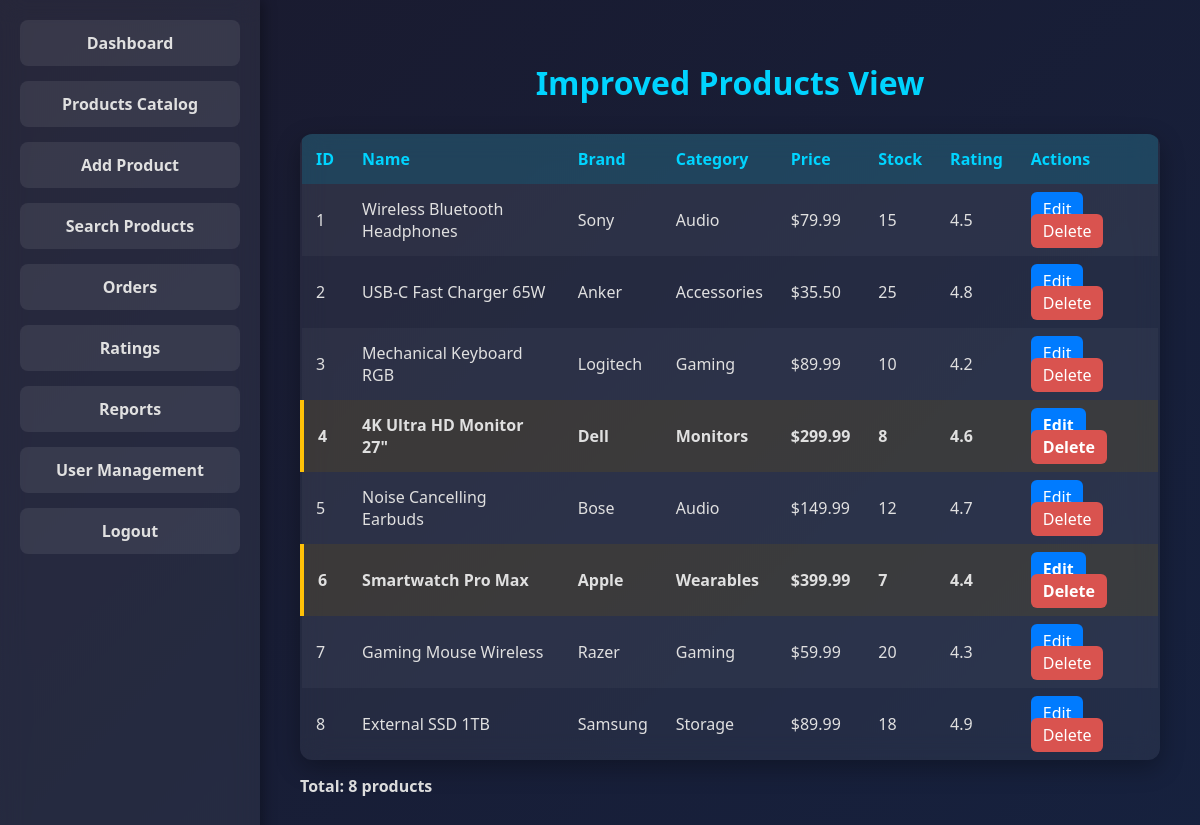
Screenshot of /week7/improved_products.php (signed in) with the database file from the repository.
### tables this page shows
CREATE TABLE IF NOT EXISTS products (
    id INT(11) NOT NULL AUTO_INCREMENT PRIMARY KEY,
    name VARCHAR(150) DEFAULT NULL,
    brand VARCHAR(100) DEFAULT NULL,
    category VARCHAR(100) DEFAULT NULL,
    price DECIMAL(10,2) DEFAULT NULL,
    stock INT(11) DEFAULT NULL,
    rating DECIMAL(2,1) DEFAULT NULL
);

### week7/improved_products.php (the view, shortened to what this page needs)
<?php
include("db_connect.php");
$result = mysqli_query($conn, "SELECT * FROM products");
?>
<!DOCTYPE html>
<html>
<head>
</head>
<body>
    <?php include "sidebar.php"; ?>
    <div class="main">
        <h1>Improved Products View</h1>
        <table>
            <tr><th>ID</th><th>Name</th><th>Brand</th><th>Category</th><th>Price</th><th>Stock</th><th>Rating</th><th>Actions</th></tr>
            <?php while($row = mysqli_fetch_assoc($result)){ ?>
            <tr class="<?= ($row['stock'] < 10 ? 'low-stock' : '') ?>">
                <td><?= $row['id'] ?></td>
                <td><?= htmlspecialchars($row['name']) ?></td>
                <td><?= htmlspecialchars($row['brand']) ?></td>
                <td><?= htmlspecialchars($row['category']) ?></td>
                <td>$<?= number_format($row['price'], 2) ?></td>
                <td><?= $row['stock'] ?></td>
                <td><?= $row['rating'] ?></td>
                <td>
                    <a href="edit_product.php?id=<?= $row['id'] ?>" class="edit-btn">Edit</a>
                    <a href="delete_product.php?id=<?= $row['id'] ?>" class="delete-btn">Delete</a>
                </td>
            </tr>
            <?php } ?>
        </table>
        <p style="margin-top:15px; font-weight:bold;">Total: <?= mysqli_num_rows($result) ?> products</p>
    </div>
</body>
</html>

### week7/improved_products.php (style rules this page uses)
body { font-family: 'Segoe UI', sans-serif; background: linear-gradient(135deg, #1a1a2e, #16213e); margin: 0; padding: 0; color: #e0e0e0; display: flex; }
.main { flex: 1; padding: 40px; }
h1 { text-align: center; margin-bottom: 30px; font-weight: bold; color: #00d4ff; }
table { width: 100%; border-collapse: collapse; background: rgba(255, 255, 255, 0.06); backdrop-filter: blur(12px); border-radius: 12px; overflow: hidden; box-shadow: 0 8px 24px rgba(0, 0, 0, 0.3); }
th, td { padding: 14px; text-align: left; color: #e0e0e0; }
th { background: rgba(0, 212, 255, 0.15); font-weight: bold; color: #00d4ff; }
tr:nth-child(even) { background: rgba(255, 255, 255, 0.03); }
.low-stock { background: rgba(255, 193, 7, 0.1); color: #ffc107; font-weight: bold; border-left: 4px solid #ffc107; }
.delete-btn { color: #fff; background: #d9534f; padding: 6px 12px; border-radius: 6px; text-decoration: none; }
.edit-btn { color: #fff; background: #007bff; padding: 6px 12px; border-radius: 6px; text-decoration: none; }

### rows the page displays
products: id "1", name "Wireless Bluetooth Headphones", brand "Sony", category "Audio", price "79.99", stock "15", rating "4.5"
products: id "2", name "USB-C Fast Charger 65W", brand "Anker", category "Accessories", price "35.50", stock "25", rating "4.8"
products: id "3", name "Mechanical Keyboard RGB", brand "Logitech", category "Gaming", price "89.99", stock "10", rating "4.2"
products: id "4", name "4K Ultra HD Monitor 27\"", brand "Dell", category "Monitors", price "299.99", stock "8", rating "4.6"
products: id "5", name "Noise Cancelling Earbuds", brand "Bose", category "Audio", price "149.99", stock "12", rating "4.7"
products: id "6", name "Smartwatch Pro Max", brand "Apple", category "Wearables", price "399.99", stock "7", rating "4.4"
products: id "7", name "Gaming Mouse Wireless", brand "Razer", category "Gaming", price "59.99", stock "20", rating "4.3"
products: id "8", name "External SSD 1TB", brand "Samsung", category "Storage", price "89.99", stock "18", rating "4.9"

### other values shown
mysqli_num_rows($result) "8"
